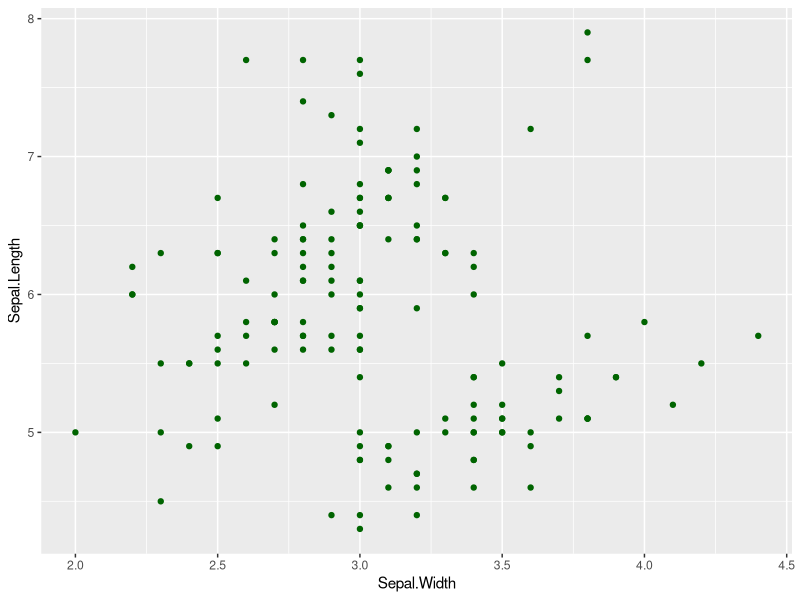
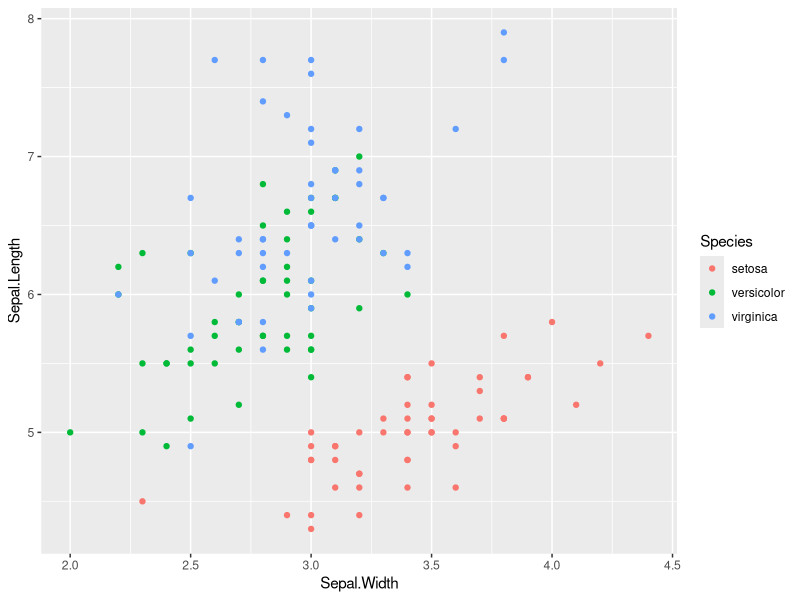
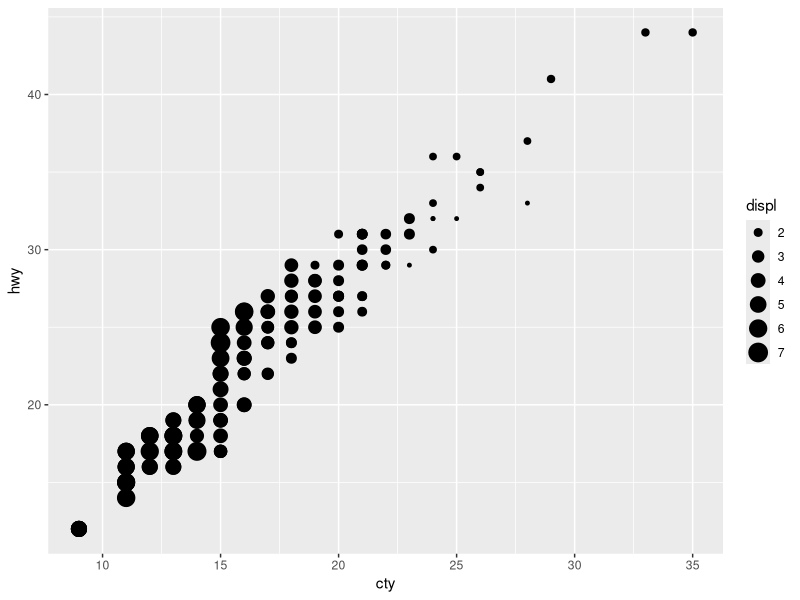
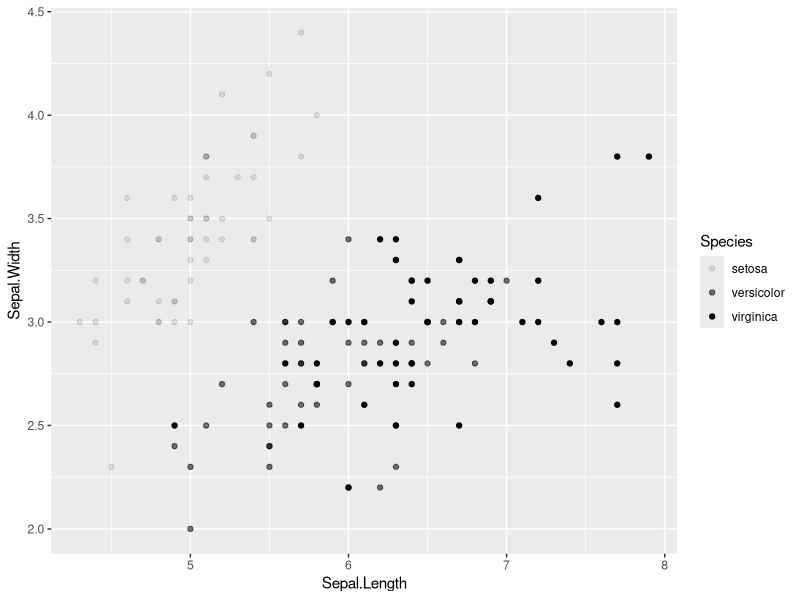
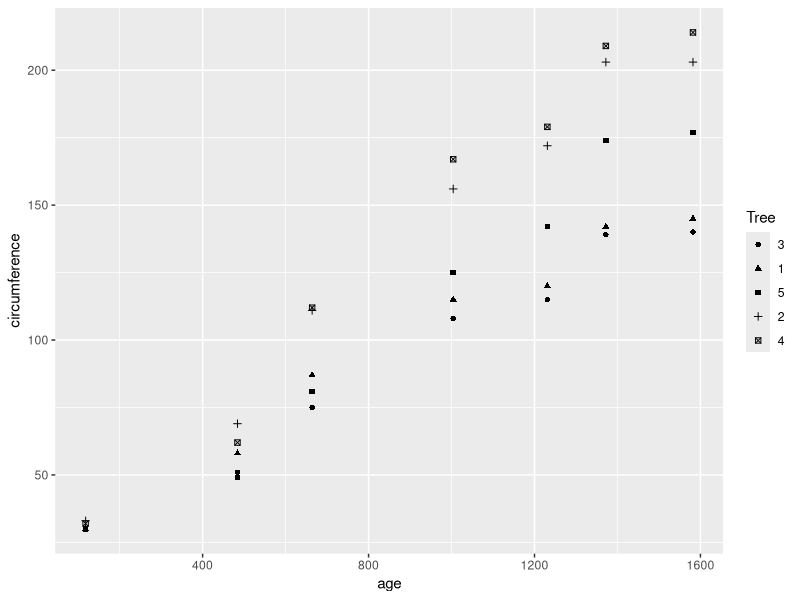
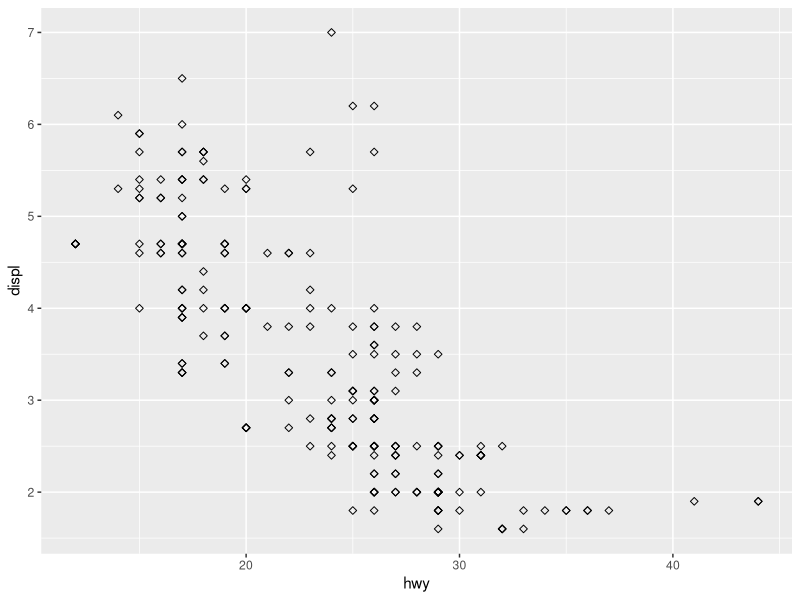
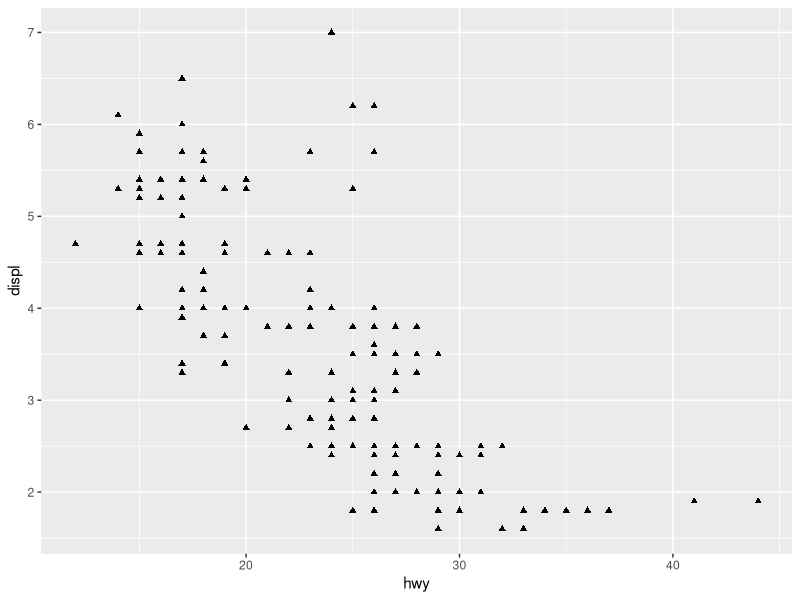
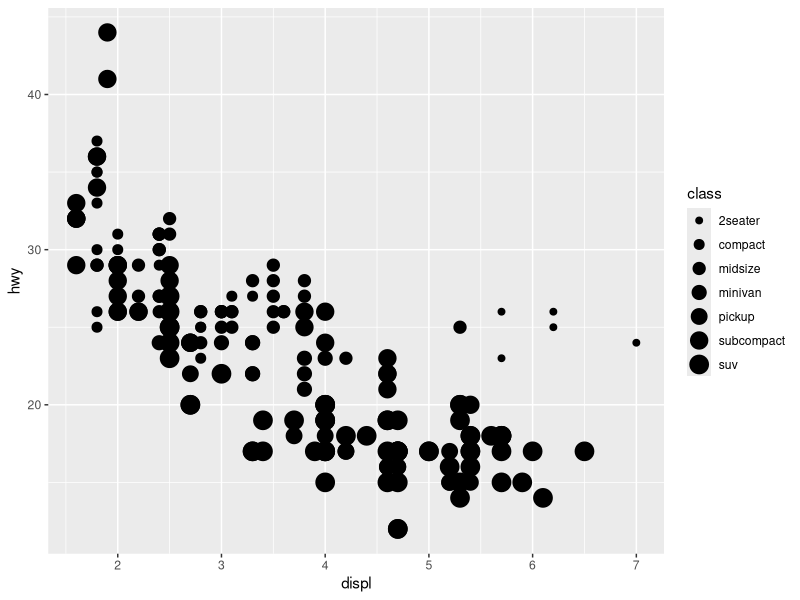

These charts were generated, in order, by the following R code:
## ---- chunk 1
knitr::opts_chunk$set(error=FALSE,warning=FALSE,message = FALSE)
## ---- chunk 2
library(tidyverse)
## ---- chunk 3
dim(iris)
## ---- chunk 4
summary(iris)
## ---- chunk 5
ggplot(data = iris) +
  geom_point(mapping = aes(x = Sepal.Width, y = Sepal.Length), 
             col = 'darkgreen')  # I prefer dark green to the default green
## ---- chunk 6
ggplot(data = iris) +
  geom_point(mapping = aes(x = Sepal.Width, y = Sepal.Length, col = Species))
## ---- chunk 7
head(mtcars, n = 4)
## ---- chunk 8
tail(mtcars, n = 4)
## ---- chunk 9
ggplot(data = mpg) +
  geom_point(mapping = aes(x = cty, y = hwy, size = displ))
## ---- chunk 10
ggplot(data = iris) +
  geom_point(mapping = aes(x = Sepal.Length, y = Sepal.Width, alpha = Species))
## ---- chunk 11
ggplot(data = Orange) +
  geom_point(mapping = aes(x = age, y = circumference, shape = Tree))
## ---- chunk 12
ggplot(data = mpg) +
  geom_point(mapping = aes(x = hwy, y = displ), shape = 5)
## ---- chunk 13
ggplot(data = mpg) +
  geom_point(mapping = aes(x = hwy, y = displ), shape = 17)
## ---- chunk 14
head(mpg)
## ---- chunk 15
ggplot(data = mpg) +
  geom_point(mapping = aes(x = displ, y = hwy, size = class))
## ---- chunk 16
ggplot(data = mpg) +
  geom_point(mapping = aes(x = displ, y = cty, shape = class))
## ---- chunk 17
ggplot(data = mtcars) +
  geom_point(mapping = aes(x = disp, y = hp, col = factor(cyl))) +
  labs(x = 'Engine Size', y = 'Gross Horsepower',
       col = 'Number of Cylinders',
       title = 'A plot of horsepower against engine size',
       caption = 'Source: Motor Trend magazine (1974)')
## ---- chunk 18
head(diamonds)
## ---- chunk 19
ggplot(data = diamonds) +
  geom_point(mapping = aes(x = carat, y = price))
## ---- chunk 20
ggplot(data = diamonds) +
  geom_point(mapping = aes(x = carat, y = price), alpha = 0.1)
